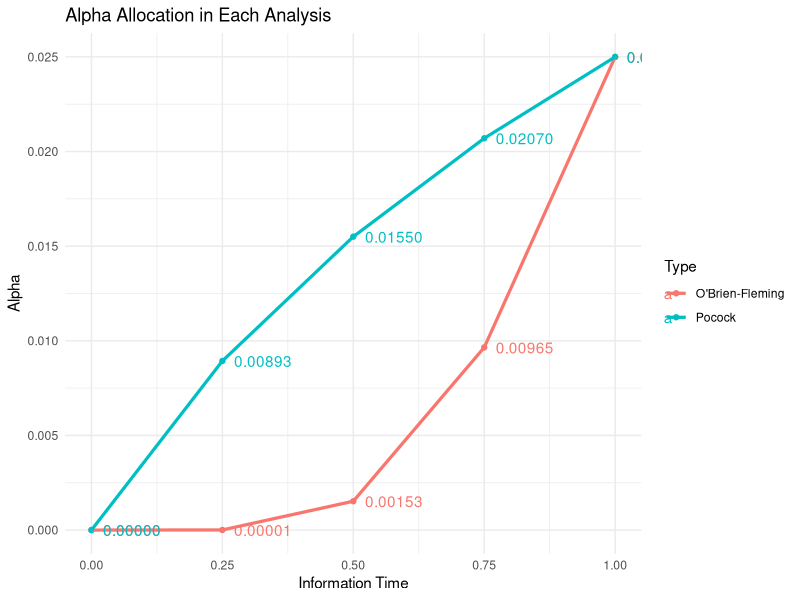

The R script that drew this image:
# Function to calculate the alpha-spending function for Pocock type
pocock_alpha_spending <- function(t, alpha){
    alpha * log(1 + (exp(1) - 1) * t)
} 

# Function to calculate the alpha-spending function for O'Brien-Fleming type
of_alpha_spending <- function(t, alpha){
    2 * (1 - pnorm(qnorm(alpha / 2, lower = FALSE) / sqrt(t)))
}

# Number of analyses
n_analyses <- 5

# Overall alpha level
overall_alpha <- 0.0250

# Information times for each analysis
information_times <- c(0.00, 0.25, 0.50, 0.75, 1.00)

# Calculate alpha values for each analysis (O'Brien-Fleming)
of_alpha_values <- rep(0, n_analyses)
for (i in 1:n_analyses) {
    of_alpha_values[i] <- of_alpha_spending(information_times[i], overall_alpha)
}

# Calculate alpha values for each analysis (Pocock)
pocock_alpha_values <- rep(0, n_analyses)
for (i in 1:n_analyses) {
    pocock_alpha_values[i] <- pocock_alpha_spending(information_times[i], overall_alpha)
}

# Calculate alpha differences
of_alpha_differences <- c(of_alpha_values[1], diff(of_alpha_values))
pocock_alpha_differences <- c(pocock_alpha_values[1], diff(pocock_alpha_values))

# Display alpha values and differences for each analysis
for (i in 1:n_analyses){
    cat(sprintf("Analysis %d: Information Time = %.2f\n", i, information_times[i]))
    cat(sprintf(" O'Brien-Fleming Alpha = %.5f\n", of_alpha_values[i]))
    cat(sprintf(" Pocock Alpha = %.5f\n", pocock_alpha_values[i]))
    cat(sprintf(" O'Brien-Fleming Alpha Difference = %.5f\n", of_alpha_differences[i]))
    cat(sprintf(" Pocock Alpha Differences = %.5f\n", pocock_alpha_differences[i]))
}

library(ggplot2)

# Create a data frame for the results
of_results <- data.frame(
    Analysis = 1:n_analyses,
    Information_Time = information_times,
    Alpha = of_alpha_values,
    Difference = of_alpha_differences,
    Type = "O'Brien-Fleming"
)

pocock_results <- data.frame(
    Analysis = 1:n_analyses,
    Information_Time = information_times,
    Alpha = pocock_alpha_values,
    Difference = pocock_alpha_differences,
    Type = "Pocock"
)

# Combine the results data frames
results <- rbind(of_results, pocock_results)

# Plot the results using ggplot2
ggplot(results, aes(x = Information_Time, y = Alpha, color = Type, linetype = Type)) +
    geom_point() +
    geom_line(linetype = "solid", lwd = 1.1) +
    geom_text(aes(label = sprintf("%.5f", Alpha)), hjust = -0.2, vjust = 0.5) +
    labs(title = "Alpha Allocation in Each Analysis",
         x = "Information Time",
         y = "Alpha") +
    theme_minimal()
